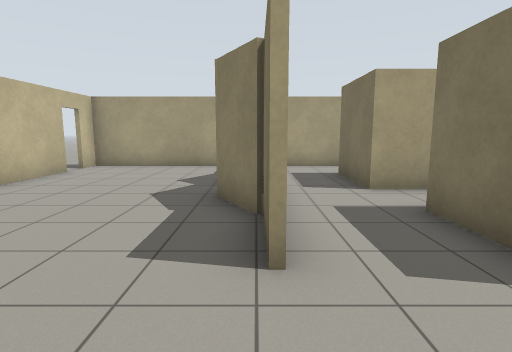
[1] (above)

16 first-person views from a walk through a robot-simulator world made for Gazebo. The camera is 1.2 m above the floor, tilts 8° down and sees 80° across. The floor is counted in squares, 1 m on a side. Each view is taken from the middle of a square. On the plan, view 1 faces up. The plan holds only what a view shows up to about 13 squares ahead; the rest is blank.

[2]
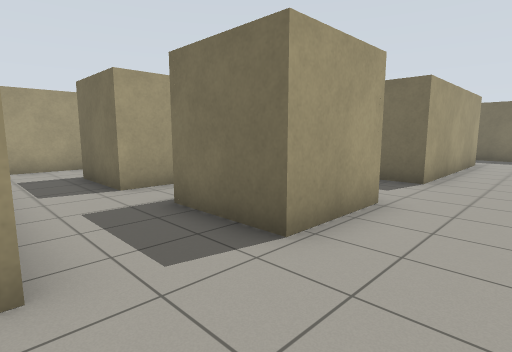

[3]
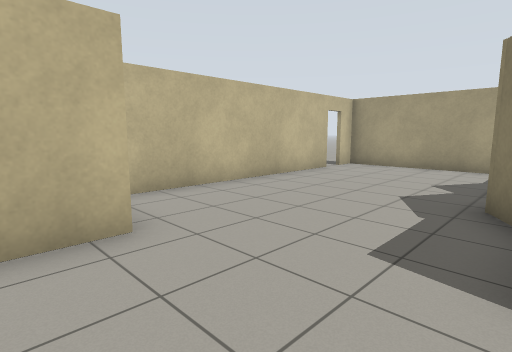

[4]
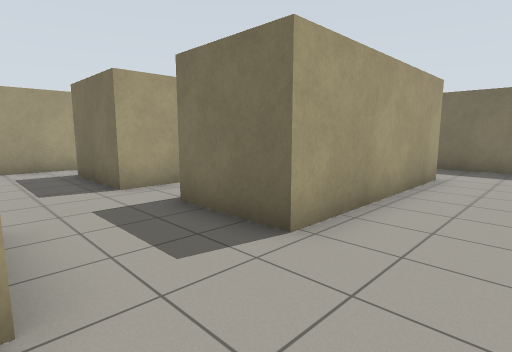

[5]
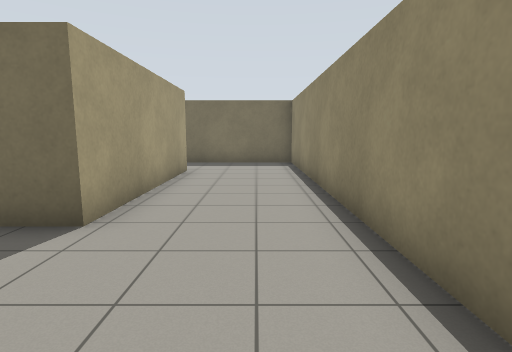

[6]
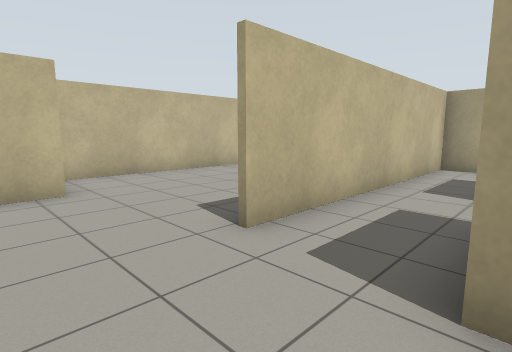

[7]
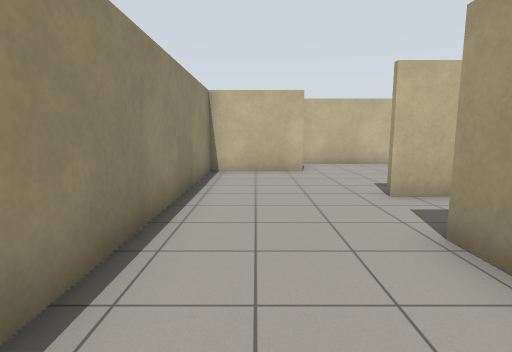

[8]
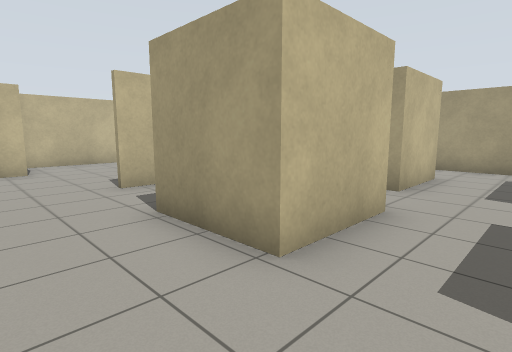

[9]
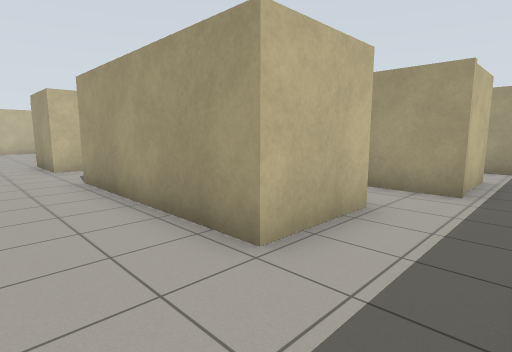

[10]
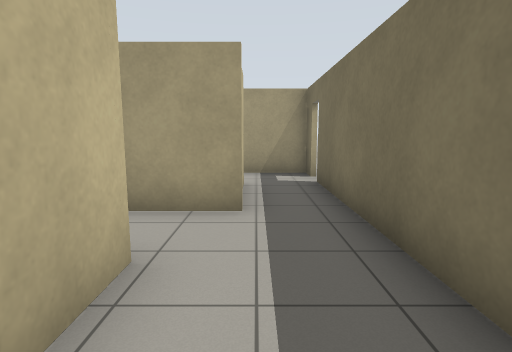

[11]
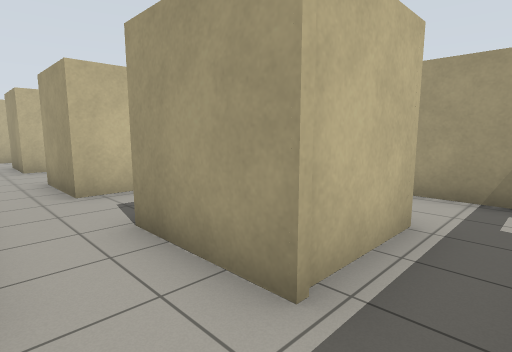

[12]
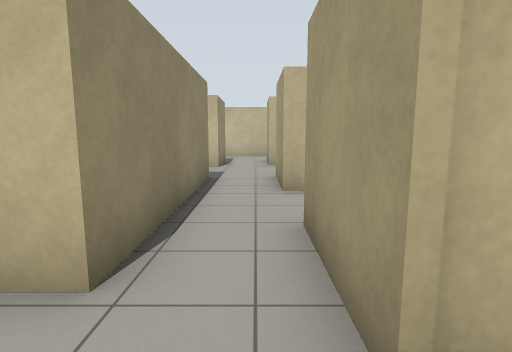

[13]
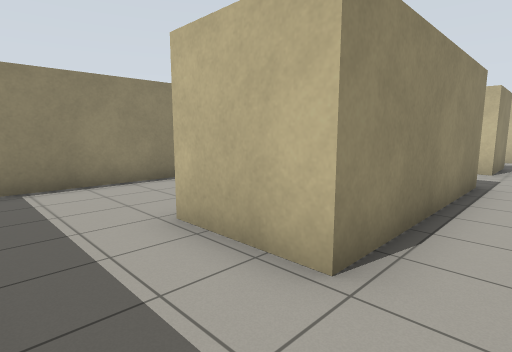

[14]
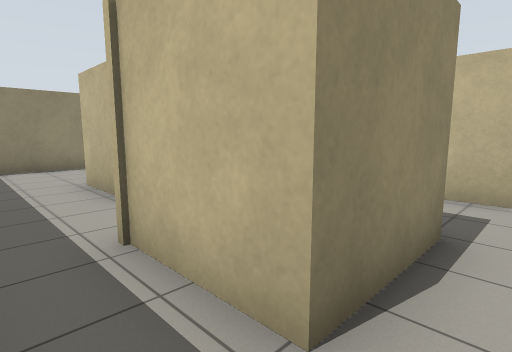

[15]
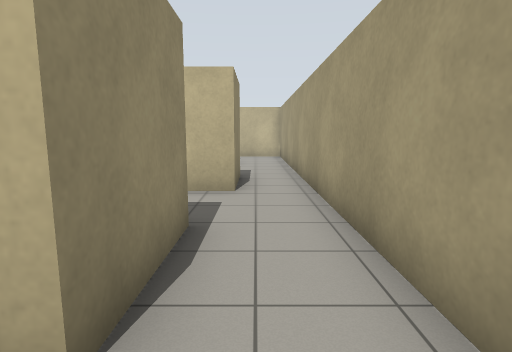

[16]
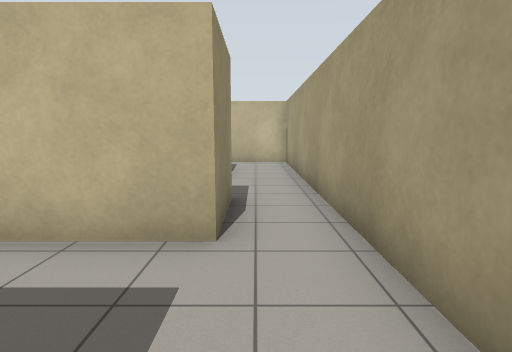

### Floor plan
Points are (right, up) in squares from view 1. A wall is a line through its corners. A room is listed if a view was taken in it or the views show most of it. See-through windows are left out.
Room 1 (views 1, 2, 3, 4, 5, 6, 7, 8, 9, 10, 11, 12, 13, 14, 15, 16)
walls: (5.2, 4.7) (5.2, 2.2) (2.7, 2.2); (7.8, 4.7) (13.8, 4.7) (13.8, 2.2) (7.8, 2.2) (7.8, 4.7); (7.5, 6.6) (7.5, 9.6) (9.7, 9.6) (9.7, 6.6) (7.5, 6.6); (4.7, 9) (4.7, 6.6); (0.1, 2.5) (0.1, 4.2) (-0.7, 5.7); (12.1, 9.1) (14.7, 9.1) (14.7, 6.6) (12.1, 6.6); (-1.4, 11.2) (-5.9, 11.2) (-5.9, 10.4); (-3.6, 1.5) (-3.6, -1.5) (16.5, -1.5) (16.5, 9.6); (-5.9, 9.6) (-5.9, 1.7); (16.5, 10.4) (16.5, 11.2) (4.5, 11.2)
ways out: opening at (1.5, 3.5) to room 2; opening at (3.5, 5.5) to room 2; opening at (3.5, 10) to room 2; open door at (-6, 10); open door at (17, 10)
Room 2 (no view inside)
walls: (4.7, 6.6) (2.5, 6.6) (2.5, 9); (2.7, 2.2) (2.7, 4.7) (5.2, 4.7); (4.5, 11.2) (0.3, 11.2) (0.3, 2.5)
ways out: opening at (1.5, 3.5) to room 1; opening at (3.5, 5.5) to room 1; opening at (3.5, 10) to room 1

Positions as (right, up) in squares from view 1, and headings:
1: (0, 0), facing up
2: (0, 0), facing up-right
3: (0, 0), facing up-left
4: (5, 0), facing up-right
5: (4, 0), facing right
6: (3, 0), facing up-left
7: (6, 0), facing left
8: (7, 0), facing up-left
9: (16, 0), facing up-left
10: (15, 2), facing up
11: (16, 5), facing up-left
12: (16, 6), facing left
13: (16, 6), facing down-left
14: (16, 10), facing down-left
15: (16, 10), facing left
16: (13, 10), facing left
